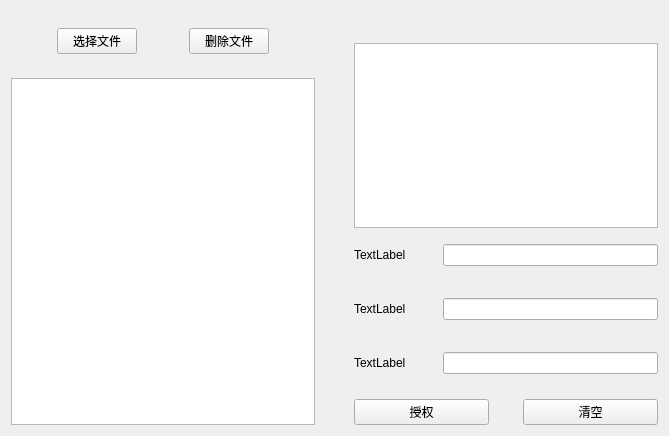
<?xml version="1.0" encoding="UTF-8"?>
<ui version="4.0">
 <class>FileChoseWindow</class>
 <widget class="QWidget" name="FileChoseWindow">
  <property name="geometry">
   <rect>
    <x>0</x>
    <y>0</y>
    <width>669</width>
    <height>436</height>
   </rect>
  </property>
  <property name="windowTitle">
   <string>Form</string>
  </property>
  <layout class="QGridLayout" name="gridLayout" columnstretch="9,1,9">
   <item row="0" column="0">
    <layout class="QVBoxLayout" name="verticalLayout_3" stretch="1,1,1,20">
     <item>
      <spacer name="verticalSpacer_5">
       <property name="orientation">
        <enum>Qt::Vertical</enum>
       </property>
       <property name="sizeHint" stdset="0">
        <size>
         <width>20</width>
         <height>40</height>
        </size>
       </property>
      </spacer>
     </item>
     <item>
      <layout class="QHBoxLayout" name="horizontalLayout" stretch="0,0,0,0,0">
       <item>
        <spacer name="horizontalSpacer_8">
         <property name="orientation">
          <enum>Qt::Horizontal</enum>
         </property>
         <property name="sizeHint" stdset="0">
          <size>
           <width>40</width>
           <height>20</height>
          </size>
         </property>
        </spacer>
       </item>
       <item>
        <widget class="QPushButton" name="btn_filechose">
         <property name="text">
          <string>选择文件</string>
         </property>
        </widget>
       </item>
       <item>
        <spacer name="horizontalSpacer">
         <property name="orientation">
          <enum>Qt::Horizontal</enum>
         </property>
         <property name="sizeHint" stdset="0">
          <size>
           <width>40</width>
           <height>20</height>
          </size>
         </property>
        </spacer>
       </item>
       <item>
        <widget class="QPushButton" name="btn_delete">
         <property name="text">
          <string>删除文件</string>
         </property>
        </widget>
       </item>
       <item>
        <spacer name="horizontalSpacer_7">
         <property name="orientation">
          <enum>Qt::Horizontal</enum>
         </property>
         <property name="sizeHint" stdset="0">
          <size>
           <width>40</width>
           <height>20</height>
          </size>
         </property>
        </spacer>
       </item>
      </layout>
     </item>
     <item>
      <spacer name="verticalSpacer_8">
       <property name="orientation">
        <enum>Qt::Vertical</enum>
       </property>
       <property name="sizeHint" stdset="0">
        <size>
         <width>20</width>
         <height>40</height>
        </size>
       </property>
      </spacer>
     </item>
     <item>
      <widget class="QListWidget" name="listWidget"/>
     </item>
    </layout>
   </item>
   <item row="0" column="1">
    <spacer name="horizontalSpacer_6">
     <property name="orientation">
      <enum>Qt::Horizontal</enum>
     </property>
     <property name="sizeHint" stdset="0">
      <size>
       <width>30</width>
       <height>20</height>
      </size>
     </property>
    </spacer>
   </item>
   <item row="0" column="2">
    <layout class="QVBoxLayout" name="verticalLayout_4">
     <item>
      <spacer name="verticalSpacer">
       <property name="orientation">
        <enum>Qt::Vertical</enum>
       </property>
       <property name="sizeHint" stdset="0">
        <size>
         <width>20</width>
         <height>40</height>
        </size>
       </property>
      </spacer>
     </item>
     <item>
      <widget class="QListWidget" name="listwidget_fileinfo"/>
     </item>
     <item>
      <spacer name="verticalSpacer_7">
       <property name="orientation">
        <enum>Qt::Vertical</enum>
       </property>
       <property name="sizeHint" stdset="0">
        <size>
         <width>20</width>
         <height>18</height>
        </size>
       </property>
      </spacer>
     </item>
     <item>
      <layout class="QVBoxLayout" name="verticalLayout_2" stretch="7,1,2">
       <item>
        <layout class="QVBoxLayout" name="verticalLayout" stretch="7,1,7,1,7">
         <item>
          <layout class="QHBoxLayout" name="horizontalLayout_2" stretch="6,1,18">
           <item>
            <widget class="QLabel" name="label">
             <property name="text">
              <string>TextLabel</string>
             </property>
            </widget>
           </item>
           <item>
            <spacer name="horizontalSpacer_2">
             <property name="orientation">
              <enum>Qt::Horizontal</enum>
             </property>
             <property name="sizeHint" stdset="0">
              <size>
               <width>40</width>
               <height>20</height>
              </size>
             </property>
            </spacer>
           </item>
           <item>
            <widget class="QLineEdit" name="lineEdit_2"/>
           </item>
          </layout>
         </item>
         <item>
          <spacer name="verticalSpacer_2">
           <property name="orientation">
            <enum>Qt::Vertical</enum>
           </property>
           <property name="sizeHint" stdset="0">
            <size>
             <width>20</width>
             <height>40</height>
            </size>
           </property>
          </spacer>
         </item>
         <item>
          <layout class="QHBoxLayout" name="horizontalLayout_3" stretch="6,1,18">
           <item>
            <widget class="QLabel" name="label_2">
             <property name="text">
              <string>TextLabel</string>
             </property>
            </widget>
           </item>
           <item>
            <spacer name="horizontalSpacer_3">
             <property name="orientation">
              <enum>Qt::Horizontal</enum>
             </property>
             <property name="sizeHint" stdset="0">
              <size>
               <width>40</width>
               <height>20</height>
              </size>
             </property>
            </spacer>
           </item>
           <item>
            <widget class="QLineEdit" name="lineEdit_3"/>
           </item>
          </layout>
         </item>
         <item>
          <spacer name="verticalSpacer_3">
           <property name="orientation">
            <enum>Qt::Vertical</enum>
           </property>
           <property name="sizeHint" stdset="0">
            <size>
             <width>20</width>
             <height>20</height>
            </size>
           </property>
          </spacer>
         </item>
         <item>
          <layout class="QHBoxLayout" name="horizontalLayout_4" stretch="6,1,18">
           <item>
            <widget class="QLabel" name="label_3">
             <property name="text">
              <string>TextLabel</string>
             </property>
            </widget>
           </item>
           <item>
            <spacer name="horizontalSpacer_4">
             <property name="orientation">
              <enum>Qt::Horizontal</enum>
             </property>
             <property name="sizeHint" stdset="0">
              <size>
               <width>40</width>
               <height>20</height>
              </size>
             </property>
            </spacer>
           </item>
           <item>
            <widget class="QLineEdit" name="lineEdit_4"/>
           </item>
          </layout>
         </item>
        </layout>
       </item>
       <item>
        <spacer name="verticalSpacer_4">
         <property name="orientation">
          <enum>Qt::Vertical</enum>
         </property>
         <property name="sizeHint" stdset="0">
          <size>
           <width>20</width>
           <height>18</height>
          </size>
         </property>
        </spacer>
       </item>
       <item>
        <layout class="QHBoxLayout" name="horizontalLayout_5" stretch="5,1,5">
         <item>
          <widget class="QPushButton" name="btn_add">
           <property name="text">
            <string>授权</string>
           </property>
          </widget>
         </item>
         <item>
          <spacer name="horizontalSpacer_5">
           <property name="orientation">
            <enum>Qt::Horizontal</enum>
           </property>
           <property name="sizeHint" stdset="0">
            <size>
             <width>40</width>
             <height>20</height>
            </size>
           </property>
          </spacer>
         </item>
         <item>
          <widget class="QPushButton" name="btn_clear">
           <property name="text">
            <string>清空</string>
           </property>
          </widget>
         </item>
        </layout>
       </item>
      </layout>
     </item>
    </layout>
   </item>
  </layout>
 </widget>
 <resources/>
 <connections/>
</ui>
